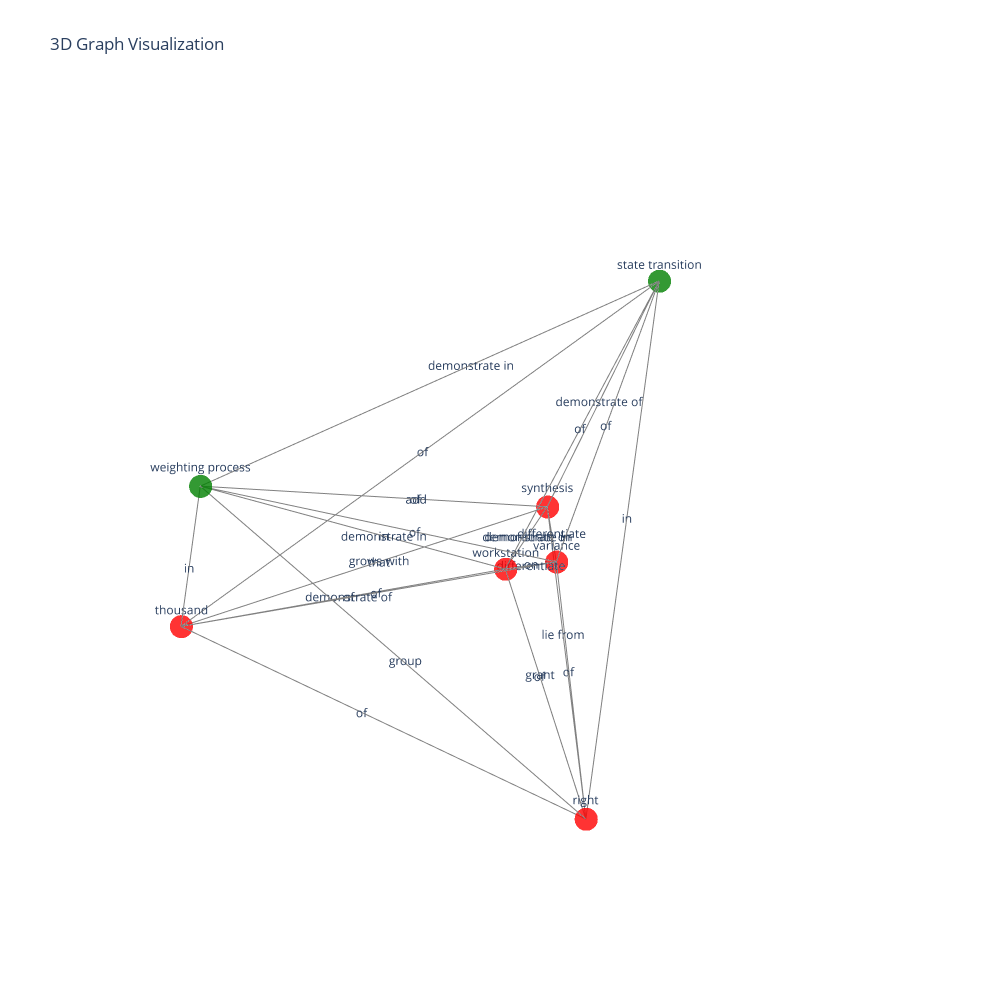

Notebook code for this chart:
### Code cell
from directed_graph.visualize_graph import visualize_graph_ngrams_with_pca

visualize_graph_ngrams_with_pca(subgraph)

### Figure 1 — Plotly figure (JSON) as saved in the notebook; plotly's stock layout.template omitted (floating-point values rounded to 4 significant figures)
{"data": [{"line": {"color": "gray", "width": 2}, "mode": "lines", "name": "Edges", "type": "scatter3d", "x": [0.1776, -0.3917, null, 0.3407, -0.3917, null, -0.09179, -0.3917, null, -0.1622, -0.3917, null, 0.3917, -0.3917, null, -0.2643, -0.3917, null, 0.1776, -0.2643, null, 0.1776, -0.09179, null, -0.09179, 0.1776, null, 0.3917, 0.1776, null, -0.1622, 0.1776, null, 0.3407, 0.1776, null, -0.09179, -0.1622, null, 0.3917, -0.09179, null, -0.09179, 0.3917, null, -0.09179, 0.3407, null, -0.09179, -0.2643, null, 0.3407, -0.09179, null, -0.2643, -0.09179, null, -0.1622, -0.09179, null, -0.2643, 0.3917, null, 0.3917, -0.2643, null, -0.1622, 0.3917, null, 0.3917, -0.1622, null, 0.3407, 0.3917, null, -0.1622, -0.2643, null, 0.3407, -0.2643, null, -0.2643, 0.3407, null, -0.2643, -0.1622, null, 0.3407, -0.1622, null, -0.1622, 0.3407, null], "y": [0.3747, 3.399e-08, null, -0.269, 3.399e-08, null, -0.02702, 3.399e-08, null, 0.01767, 3.399e-08, null, 3.399e-08, 3.399e-08, null, -0.09638, 3.399e-08, null, 0.3747, -0.09638, null, 0.3747, -0.02702, null, -0.02702, 0.3747, null, 3.399e-08, 0.3747, null, 0.01767, 0.3747, null, -0.269, 0.3747, null, -0.02702, 0.01767, null, 3.399e-08, -0.02702, null, -0.02702, 3.399e-08, null, -0.02702, -0.269, null, -0.02702, -0.09638, null, -0.269, -0.02702, null, -0.09638, -0.02702, null, 0.01767, -0.02702, null, -0.09638, 3.399e-08, null, 3.399e-08, -0.09638, null, 0.01767, 3.399e-08, null, 3.399e-08, 0.01767, null, -0.269, 3.399e-08, null, 0.01767, -0.09638, null, -0.269, -0.09638, null, -0.09638, -0.269, null, -0.09638, 0.01767, null, -0.269, 0.01767, null, 0.01767, -0.269, null], "z": [0, 0.4, null, 0, 0.4, null, 0, 0.4, null, 0, 0.4, null, 0.4, 0.4, null, 0, 0.4, null, 0, 0, null, 0, 0, null, 0, 0, null, 0.4, 0, null, 0, 0, null, 0, 0, null, 0, 0, null, 0.4, 0, null, 0, 0.4, null, 0, 0, null, 0, 0, null, 0, 0, null, 0, 0, null, 0, 0, null, 0, 0.4, null, 0.4, 0, null, 0, 0.4, null, 0.4, 0, null, 0, 0.4, null, 0, 0, null, 0, 0, null, 0, 0, null, 0, 0, null, 0, 0, null, 0, 0, null]}, {"marker": {"color": ["green", "red", "red", "red", "red", "green", "red"], "opacity": 0.8, "size": 8}, "mode": "markers+text", "name": "Nodes", "text": ["state transition", "right", "thousand", "workstation", "variance", "weighting process", "synthesis"], "textposition": "top center", "type": "scatter3d", "x": [-0.3917, 0.1776, 0.3407, -0.09179, -0.1622, 0.3917, -0.2643], "y": [3.399e-08, 0.3747, -0.269, -0.02702, 0.01767, 3.399e-08, -0.09638], "z": [0.4, 0, 0, 0, 0, 0.4, 0]}, {"mode": "text", "name": "Edge Labels", "text": ["in", "of", "of", "of", "demonstrate in", "demonstrate of", "lie from", "of", "grant", "group", "of", "of", "differentiate", "demonstrate in", "in", "demonstrate of", "demonstrate on", "of", "demonstrate in", "on", "of", "add", "of", "of", "in", "differentiate", "that", "grows with", "differentiate", "of", "of"], "textposition": "middle center", "type": "scatter3d", "x": [-0.107, -0.02549, -0.2417, -0.2769, 4.47e-08, -0.328, -0.04333, 0.04291, 0.04291, 0.2846, 0.00769, 0.2591, -0.127, 0.1499, 0.1499, 0.1244, -0.178, 0.1244, -0.178, -0.127, 0.06369, 0.06369, 0.1147, 0.1147, 0.3662, -0.2132, 0.03821, 0.03821, -0.2132, 0.08922, 0.08922], "y": [0.1874, -0.1345, -0.01351, 0.008835, 3.399e-08, -0.04819, 0.1392, 0.1738, 0.1738, 0.1874, 0.1962, 0.05287, -0.004677, -0.01351, -0.01351, -0.148, -0.0617, -0.148, -0.0617, -0.004677, -0.04819, -0.04819, 0.008835, 0.008835, -0.1345, -0.03935, -0.1827, -0.1827, -0.03935, -0.1257, -0.1257], "z": [0.2, 0.2, 0.2, 0.2, 0.4, 0.2, 0, 0, 0, 0.2, 0, 0, 0, 0.2, 0.2, 0, 0, 0, 0, 0, 0.2, 0.2, 0.2, 0.2, 0.2, 0, 0, 0, 0, 0, 0]}], "layout": {"height": 1000, "scene": {"xaxis": {"title": {"text": "PCA Component 1"}, "visible": false}, "yaxis": {"title": {"text": "PCA Component 2"}, "visible": false}, "zaxis": {"title": {"text": "Z Axis"}, "visible": false}}, "showlegend": false, "title": {"text": "3D Graph Visualization"}, "width": 1000}}
